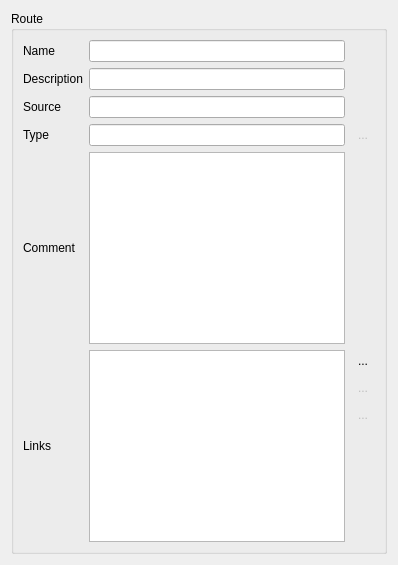
         <widget class="QWidget" name="pageRoute">
          <layout class="QVBoxLayout" name="verticalLayout_4">
           <item>
            <widget class="QGroupBox" name="groupBox_4">
             <property name="title">
              <string>Route</string>
             </property>
             <layout class="QGridLayout" name="gridLayout_4">
              <property name="leftMargin">
               <number>9</number>
              </property>
              <item row="0" column="0">
               <widget class="QLabel" name="label_15">
                <property name="sizePolicy">
                 <sizepolicy hsizetype="Maximum" vsizetype="Preferred">
                  <horstretch>0</horstretch>
                  <verstretch>0</verstretch>
                 </sizepolicy>
                </property>
                <property name="text">
                 <string>Name</string>
                </property>
               </widget>
              </item>
              <item row="0" column="2">
               <widget class="QLineEdit" name="lineEditRouteName"/>
              </item>
              <item row="1" column="0">
               <widget class="QLabel" name="label_17">
                <property name="sizePolicy">
                 <sizepolicy hsizetype="Maximum" vsizetype="Preferred">
                  <horstretch>0</horstretch>
                  <verstretch>0</verstretch>
                 </sizepolicy>
                </property>
                <property name="text">
                 <string>Description</string>
                </property>
               </widget>
              </item>
              <item row="1" column="2">
               <widget class="QLineEdit" name="lineEditRouteDescription"/>
              </item>
              <item row="2" column="0">
               <widget class="QLabel" name="label_19">
                <property name="sizePolicy">
                 <sizepolicy hsizetype="Maximum" vsizetype="Preferred">
                  <horstretch>0</horstretch>
                  <verstretch>0</verstretch>
                 </sizepolicy>
                </property>
                <property name="text">
                 <string>Source</string>
                </property>
               </widget>
              </item>
              <item row="2" column="2">
               <widget class="QLineEdit" name="lineEditRouteSource"/>
              </item>
              <item row="3" column="0">
               <widget class="QLabel" name="label_18">
                <property name="sizePolicy">
                 <sizepolicy hsizetype="Maximum" vsizetype="Preferred">
                  <horstretch>0</horstretch>
                  <verstretch>0</verstretch>
                 </sizepolicy>
                </property>
                <property name="text">
                 <string>Type</string>
                </property>
               </widget>
              </item>
              <item row="4" column="0">
               <widget class="QLabel" name="label_16">
                <property name="sizePolicy">
                 <sizepolicy hsizetype="Maximum" vsizetype="Preferred">
                  <horstretch>0</horstretch>
                  <verstretch>0</verstretch>
                 </sizepolicy>
                </property>
                <property name="text">
                 <string>Comment</string>
                </property>
               </widget>
              </item>
              <item row="4" column="2">
               <widget class="QTextEdit" name="textEditRouteComment">
                <property name="html">
                 <string>&lt;!DOCTYPE HTML PUBLIC &quot;-//W3C//DTD HTML 4.0//EN&quot; &quot;http://www.w3.org/TR/REC-html40/strict.dtd&quot;&gt;
&lt;html&gt;&lt;head&gt;&lt;meta name=&quot;qrichtext&quot; content=&quot;1&quot; /&gt;&lt;style type=&quot;text/css&quot;&gt;
p, li { white-space: pre-wrap; }
&lt;/style&gt;&lt;/head&gt;&lt;body style=&quot; font-family:'Ubuntu'; font-size:11pt; font-weight:400; font-style:normal;&quot;&gt;
&lt;table border=&quot;0&quot; style=&quot;-qt-table-type: root; margin-top:4px; margin-bottom:4px; margin-left:4px; margin-right:4px;&quot;&gt;
&lt;tr&gt;
&lt;td style=&quot;border: none;&quot;&gt;
&lt;p style=&quot;-qt-paragraph-type:empty; margin-top:0px; margin-bottom:0px; margin-left:0px; margin-right:0px; -qt-block-indent:0; text-indent:0px;&quot;&gt;&lt;/p&gt;
&lt;p style=&quot;-qt-paragraph-type:empty; margin-top:0px; margin-bottom:0px; margin-left:0px; margin-right:0px; -qt-block-indent:0; text-indent:0px;&quot;&gt;&lt;/p&gt;
&lt;p style=&quot;-qt-paragraph-type:empty; margin-top:0px; margin-bottom:0px; margin-left:0px; margin-right:0px; -qt-block-indent:0; text-indent:0px;&quot;&gt;&lt;/p&gt;
&lt;p style=&quot;-qt-paragraph-type:empty; margin-top:0px; margin-bottom:0px; margin-left:0px; margin-right:0px; -qt-block-indent:0; text-indent:0px;&quot;&gt;&lt;/p&gt;
&lt;p style=&quot;-qt-paragraph-type:empty; margin-top:0px; margin-bottom:0px; margin-left:0px; margin-right:0px; -qt-block-indent:0; text-indent:0px;&quot;&gt;&lt;/p&gt;&lt;/td&gt;&lt;/tr&gt;&lt;/table&gt;&lt;/body&gt;&lt;/html&gt;</string>
                </property>
               </widget>
              </item>
              <item row="3" column="2">
               <widget class="QLineEdit" name="lineEditRouteType"/>
              </item>
              <item row="3" column="3">
               <widget class="QToolButton" name="toolButtonRouteType">
                <property name="enabled">
                 <bool>false</bool>
                </property>
                <property name="text">
                 <string>...</string>
                </property>
                <property name="autoRaise">
                 <bool>true</bool>
                </property>
               </widget>
              </item>
              <item row="7" column="3">
               <widget class="QToolButton" name="toolButtonRouteDeleteLink">
                <property name="enabled">
                 <bool>false</bool>
                </property>
                <property name="text">
                 <string>...</string>
                </property>
                <property name="icon">
                 <iconset resource="../../GPSBook/icons/gtk/gtk_icons.qrc">
                  <normaloff>:/icons/gtk/editdelete.png</normaloff>:/icons/gtk/editdelete.png</iconset>
                </property>
                <property name="autoRaise">
                 <bool>true</bool>
                </property>
               </widget>
              </item>
              <item row="5" column="3">
               <widget class="QToolButton" name="toolButtonRouteAddLink">
                <property name="text">
                 <string>...</string>
                </property>
                <property name="icon">
                 <iconset resource="../../GPSBook/icons/gtk/gtk_icons.qrc">
                  <normaloff>:/icons/gtk/object-add.png</normaloff>:/icons/gtk/object-add.png</iconset>
                </property>
                <property name="autoRaise">
                 <bool>true</bool>
                </property>
               </widget>
              </item>
              <item row="6" column="3">
               <widget class="QToolButton" name="toolButtonRouteEditLink">
                <property name="enabled">
                 <bool>false</bool>
                </property>
                <property name="text">
                 <string>...</string>
                </property>
                <property name="icon">
                 <iconset resource="../../GPSBook/icons/gtk/gtk_icons.qrc">
                  <normaloff>:/icons/gtk/format-text-direction-ltr.png</normaloff>:/icons/gtk/format-text-direction-ltr.png</iconset>
                </property>
                <property name="autoRaise">
                 <bool>true</bool>
                </property>
               </widget>
              </item>
              <item row="8" column="3">
               <spacer name="verticalSpacer_6">
                <property name="orientation">
                 <enum>Qt::Vertical</enum>
                </property>
                <property name="sizeHint" stdset="0">
                 <size>
                  <width>20</width>
                  <height>40</height>
                 </size>
                </property>
               </spacer>
              </item>
              <item row="5" column="2" rowspan="4">
               <widget class="QListWidget" name="listWidgetRouteLinks"/>
              </item>
              <item row="5" column="0" rowspan="4">
               <widget class="QLabel" name="label_14">
                <property name="sizePolicy">
                 <sizepolicy hsizetype="Maximum" vsizetype="Preferred">
                  <horstretch>0</horstretch>
                  <verstretch>0</verstretch>
                 </sizepolicy>
                </property>
                <property name="text">
                 <string>Links</string>
                </property>
               </widget>
              </item>
             </layout>
            </widget>
           </item>
          </layout>
         </widget>
